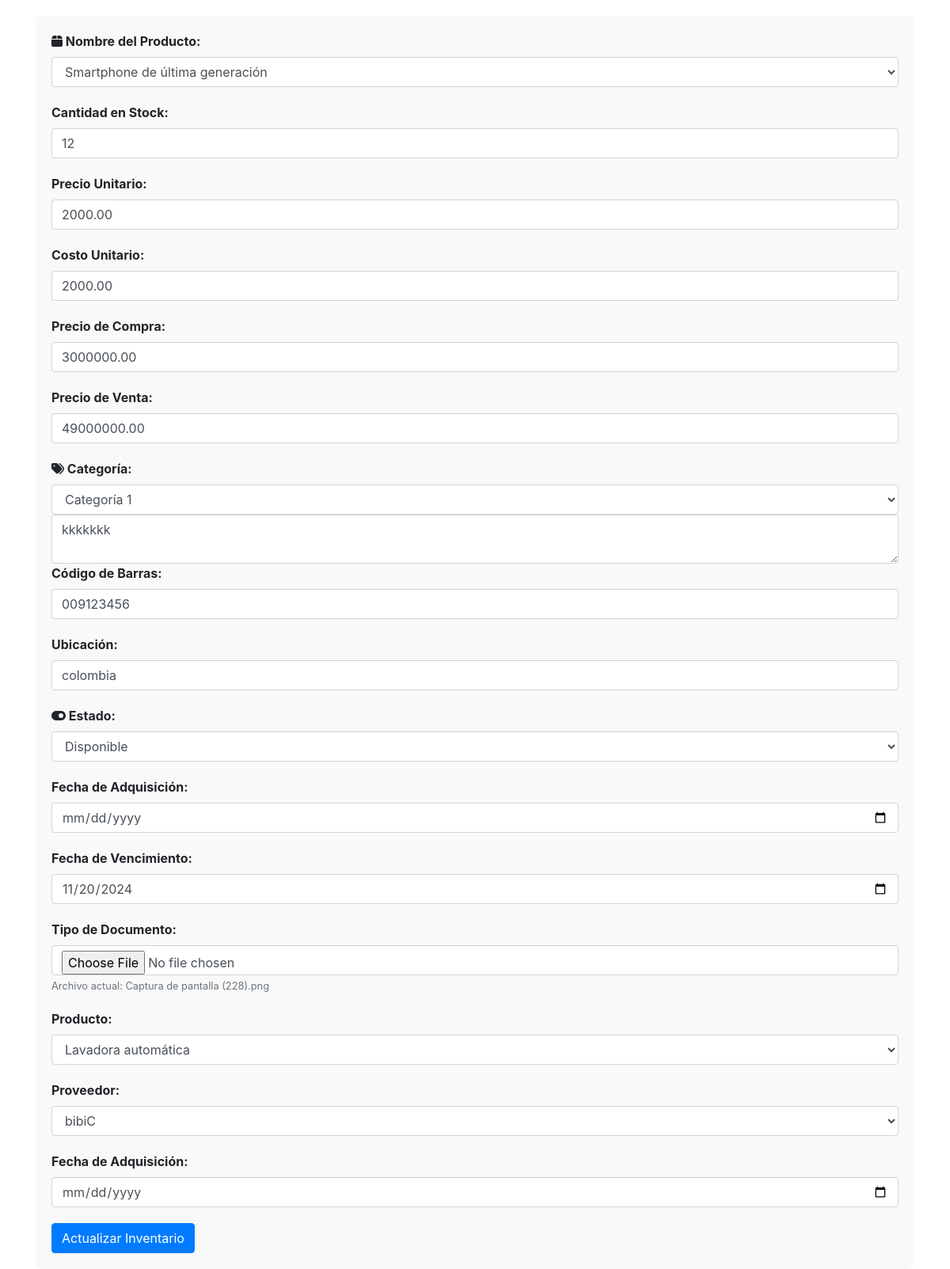
Page /Views/Inventorys/edit.php?da=3&lla=4 (signed in) on the committed database.
### tables this page shows
CREATE TABLE `inventarios` (
  `codigo_inventario` int(11) NOT NULL,
  `nombre_producto` varchar(150) NOT NULL,
  `cantidad_stock` int(11) NOT NULL,
  `precio_unitario` decimal(10,2) DEFAULT NULL,
  `costo_unitario` decimal(10,2) DEFAULT NULL,
  `precio_compra` decimal(10,2) DEFAULT NULL,
  `precio_venta` decimal(10,2) NOT NULL,
  `categoria_productos` varchar(150) NOT NULL,
  `descripcion` varchar(255) NOT NULL,
  `codigo_barras` varchar(150) DEFAULT NULL,
  `ubicacion` varchar(255) NOT NULL,
  `estado` enum('disponible','No disponible','agotado') NOT NULL,
  `id_producto` int(11) DEFAULT NULL,
  `id_proveedor` int(11) DEFAULT NULL,
  `fecha_adquisicion` datetime DEFAULT NULL,
  `fecha_vencimiento` date DEFAULT NULL,
  `tipo_documento` varchar(255) DEFAULT NULL
);

CREATE TABLE `productos` (
  `id_producto` int(11) NOT NULL,
  `nombre_producto` varchar(150) NOT NULL,
  `precio` decimal(10,2) NOT NULL,
  `cantidad_stock` int(11) NOT NULL,
  `categoria_productos` varchar(150) NOT NULL,
  `estado` enum('Disponible','No disponible','En espera') NOT NULL,
  `fecha_adquisicion` datetime NOT NULL DEFAULT current_timestamp(),
  `fecha_vencimiento` date NOT NULL DEFAULT current_timestamp(),
  `id_proveedor` int(11) DEFAULT NULL,
  `detalles` varchar(255) DEFAULT NULL,
  `archivo` varchar(255) NOT NULL,
  `codigo_barras` varchar(255) NOT NULL
);

CREATE TABLE `proveedores` (
  `id_proveedor` int(11) NOT NULL,
  `nombre_empresa` varchar(150) NOT NULL,
  `direccion` varchar(150) NOT NULL,
  `telefono` varchar(150) NOT NULL,
  `correo_electronico` varchar(255) NOT NULL,
  `lista_productos` varchar(150) NOT NULL,
  `condiciones_pago` enum('Pago anticipado','Pago a plazos','Pago contra entrega') DEFAULT NULL,
  `metodo_pago` varchar(50) NOT NULL,
  `descripcion` varchar(150) NOT NULL,
  `historial_pedidos` varchar(255) NOT NULL,
  `id_producto` int(11) DEFAULT NULL,
  `archivo` varchar(255) DEFAULT NULL
);

### Controllers/InventarioController.php (called while the page is built, shortened)
<?php
require_once __DIR__ . '/../Config/database.php';
$sql = "SELECT id_proveedor, nombre_empresa FROM proveedores";
$result = $mysqli->query($sql);
$sql = "SELECT id_producto, nombre_producto FROM productos";
$result = $mysqli->query($sql);

### Views/Inventorys/edit.php (the view, shortened to what this page needs)
<?php
require_once __DIR__ . '/../../Controllers/InventarioController.php';
$llave = isset($_GET['lla']) ? intval($_GET['lla']) : 0;
$mysqli = mysqli_connect(db_host, db_username, db_password, db_dbname);
mysqli_set_charset($mysqli, 'utf8');
$sql = "SELECT id_proveedor, nombre_empresa FROM proveedores";
$result = $mysqli->query($sql);
$providers = [];
if ($result->num_rows > 0) {
    while ($row = $result->fetch_assoc()) {
        $providers[] = $row;
    }
}
$sql = "SELECT id_producto, nombre_producto FROM productos";
$result = $mysqli->query($sql);
$products = [];
if ($result->num_rows > 0) {
    while ($row = $result->fetch_assoc()) {
        $products[] = $row;
    }
}
$inventario = null;
if ($_SERVER["REQUEST_METHOD"] == "POST") {
    $nombre_producto = htmlspecialchars($_POST['nombre_producto']);
    $cantidad_stock = htmlspecialchars($_POST['cantidad_stock']);
    $precio_unitario = floatval($_POST['precio_unitario']);
    $costo_unitario = floatval($_POST['costo_unitario']);
    $precio_compra = floatval($_POST['precio_compra']);
    $precio_venta = floatval($_POST['precio_venta']);
    $categoria_producto = htmlspecialchars($_POST['categoria_productos']);
    $descripcion = htmlspecialchars($_POST['descripcion']);
    $codigo_barras = floatval($_POST['codigo_barras']);
    $descripcion = htmlspecialchars($_POST['descripcion']);
    $ubicacion = htmlspecialchars($_POST['ubicacion']);
    $estado = htmlspecialchars($_POST['estado']);
    $id_proveedor = intval($_POST['id_proveedor']);
    $id_producto = intval($_POST['id_producto']);
    $fecha_adquisicion = date('Y-m-d H:i:s');
    $fecha_vencimiento = $_POST['fecha_vencimiento'];
    $tipo_documento = $_FILES['tipo_documento'];
    $fecha_compra_objeto = new DateTime($fecha_adquisicion);
    $fecha_entrega_objeto = new DateTime($fecha_vencimiento);
    $diferencia = $fecha_compra_objeto->diff($fecha_entrega_objeto);
    $tiempo_entrega_horas = $diferencia->format('%d días y %h horas');
    $inventarioModel = new  InventarioModel($mysqli);
    try {
        $resultado = $inventarioModel->actualizarInventario($llave,$nombre_producto, $cantidad_stock, $precio_unitario, $costo_unitario, $precio_compra, $precio_venta, $categoria_productos, $descripcion, $codigo_barras, $ubicacion, $estado, $id_producto, $id_proveedor, $fecha_adquisicion, $fecha_vencimiento, $tipo_documento);
        if ($resultado) {
            echo "Inventario actualizadado correctamente.";
        } else {
        }
    } catch (Exception $e) {
        echo "Error: " . $e->getMessage();
    }
} else {
    $query = "SELECT * FROM inventarios WHERE  codigo_inventario = ?";
    $stmt = $mysqli->prepare($query);
    if ($stmt) {
        $stmt->bind_param("i", $llave);
        $stmt->execute();
        $result = $stmt->get_result();
        if ($result) {
            $inventario = $result->fetch_assoc();
        } else {
            exit("Error al ejecutar la consulta.");
        }
    } else {
        exit("Error al preparar la consulta.");
    }
}
?>
<!DOCTYPE html>
<html lang="es">
<head>
    <link rel="stylesheet" href="https://cdnjs.cloudflare.com/ajax/libs/font-awesome/5.15.4/css/all.min.css">
    <link rel="stylesheet" href="https://stackpath.bootstrapcdn.com/bootstrap/4.5.2/css/bootstrap.min.css">
    <link rel="stylesheet" href="https://cdnjs.cloudflare.com/ajax/libs/font-awesome/6.0.0/css/all.min.css">
</head>
<body>
<div class="container">
        <div id="form-background">
        <?php if ($inventario): ?>
            <form action="edit.php?lla=<?php echo $llave; ?>" method="POST" enctype="multipart/form-data" class="needs-validation" novalidate>
                <div class="form-group">
                    <label for="nombre_producto"><i class="fas fa-box"></i> Nombre del Producto:</label>
                    <select id="nombre_producto" name="nombre_producto" required class="form-control">
                        <option value="Smartphone de última generación" <?php echo ($inventario['nombre_producto'] == 'Smartphone de última generación') ? 'selected' : ''; ?>>Smartphone de última generación</option>
                    </select>
                </div>
                <div class="form-group">
                    <label for="cantidad_stock">Cantidad en Stock:</label>
                    <input type="number" class="form-control" id="cantidad_stock" name="cantidad_stock" value="<?php echo $inventario['cantidad_stock']; ?>" required>
                </div>
                <div class="form-group">
                    <label for="precio_unitario">Precio Unitario:</label>
                    <input type="number" class="form-control" id="precio_unitario" name="precio_unitario" value="<?php echo $inventario['precio_unitario']; ?>" required>
                </div>
                <div class="form-group">
                    <label for="costo_unitario">Costo Unitario:</label>
                    <input type="number" class="form-control" id="costo_unitario" name="costo_unitario" value="<?php echo $inventario['costo_unitario']; ?>" required>
                </div>
                <div class="form-group">
                    <label for="precio_compra">Precio de Compra:</label>
                    <input type="number" class="form-control" id="precio_compra" name="precio_compra" value="<?php echo $inventario['precio_compra']; ?>" required>
                </div>
                <div class="form-group">
                    <label for="precio_venta">Precio de Venta:</label>
                    <input type="number" class="form-control" id="precio_venta" name="precio_venta" value="<?php echo $inventario['precio_venta']; ?>" required>
                </div>
                <label for="categoria_productos"><i class="fas fa-tags"></i> Categoría:</label>
                <select id="categoria_productos" name="categoria_productos" required class="form-control">
                    <option value="categoria 1" <?php echo ($inventario['categoria_productos'] == 'categoria 1') ? 'selected' : ''; ?>>Categoría 1</option>
                </select>
                <textarea id="descripcion" name="descripcion" class="form-control" required><?php echo $inventario['descripcion']; ?></textarea>
                <div class="form-group">
                    <label for="codigo_barras">Código de Barras:</label>
                    <input type="text" class="form-control" id="codigo_barras" name="codigo_barras" value="<?php echo $inventario['codigo_barras']; ?>" required>
                </div>
                <div class="form-group">
                    <label for="ubicacion">Ubicación:</label>
                    <input type="text" class="form-control" id="ubicacion" name="ubicacion" value="<?php echo $inventario['ubicacion']; ?>" required>
                </div>
                <div class="form-group">
    <label for="estado"><i class="fas fa-toggle-on"></i> Estado:</label>
    <select id="estado" name="estado" required class="form-control">
        <option value="Disponible" <?php echo ($inventario['estado'] == 'Disponible') ? 'selected' : ''; ?>>Disponible</option>
    </select>
</div>
<div class="form-group">
    <label for="fecha_adquisicion">Fecha de Adquisición:</label>
    <input type="date" class="form-control" id="fecha_adquisicion" name="fecha_adquisicion" required value="<?php echo $inventario['fecha_adquisicion']; ?>">
</div>
<div class="form-group">
    <label for="fecha_vencimiento">Fecha de Vencimiento:</label>
    <input type="date" class="form-control" id="fecha_vencimiento" name="fecha_vencimiento" required value="<?php echo $inventario['fecha_vencimiento']; ?>">
</div>
<div class="form-group">
    <label for="tipo_documento">Tipo de Documento:</label>
    <input type="file" class="form-control" id="tipo_documento" name="tipo_documento">
    <small class="form-text text-muted">Archivo actual: <?php echo $inventario['tipo_documento']; ?></small>
</div>
                <div class="form-group">
    <label for="id_producto">Producto:</label>
    <select class="form-control" id="id_producto" name="id_producto" required>
        <?php foreach ($products as $product): ?>
            <option value="<?php echo $product['id_producto']; ?>" <?php echo ($product['id_producto'] == $inventario['id_producto']) ? 'selected' : ''; ?>><?php echo $product['nombre_producto']; ?></option>
        <?php endforeach; ?>
    </select>
</div>
                <div class="form-group">
                    <label for="id_proveedor">Proveedor:</label>
                    <select class="form-control" id="id_proveedor" name="id_proveedor" required>
                        <?php foreach ($providers as $provider): ?>
                            <option value="<?php echo $provider['id_proveedor']; ?>" <?php echo ($provider['id_proveedor'] == $inventario['id_proveedor']) ? 'selected' : ''; ?>><?php echo $provider['nombre_empresa']; ?></option>
                        <?php endforeach; ?>
                    </select>
                </div>
                <div class="form-group">
                    <label for="fecha_adquisicion">Fecha de Adquisición:</label>
                    <input type="date" class="form-control" id="fecha_adquisicion" name="fecha_adquisicion" value="<?php echo $inventario['fecha_adquisicion']; ?>" required>
                </div>
                <button type="submit" class="btn btn-primary">Actualizar Inventario</button>
            </form>
        <?php else: ?>
            <p>Inventario encontrado.</p>
        <?php endif; ?>
    </div>
</div>

### Views/Inventorys/edit.php (style rules this page uses)
#form-background { background-color: #f9f9f9; padding: 20px; border-radius: 8px; margin-top: 20px; }
.form-group { margin-bottom: 20px; }
label { font-weight: bold; }
.btn-primary { background-color: #007bff; border-color: #007bff; }

### rows in the picture
inventarios: nombre_producto "Smartphone de última generación", cantidad_stock "12", precio_unitario "2000.00", costo_unitario "2000.00", precio_compra "3000000.00", precio_venta "49000000.00", descripcion "kkkkkkk", codigo_barras "009123456", ubicacion "colombia", fecha_vencimiento "11/20/2024", tipo_documento "Captura de pantalla (228).png", id_producto "Lavadora automática", id_proveedor "bibiC"
